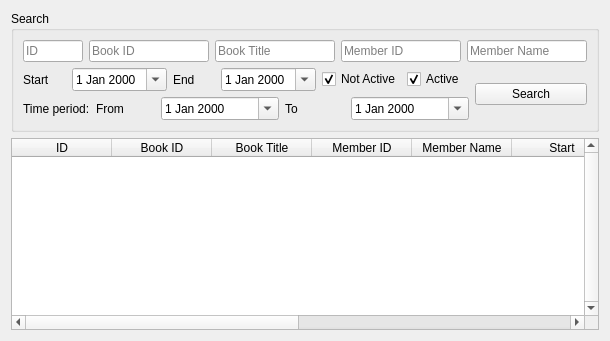
              <widget class="QWidget" name="borrows_browse_tab">
               <attribute name="title">
                <string>Browse Borrows</string>
               </attribute>
               <layout class="QVBoxLayout" name="verticalLayout_18">
                <item>
                 <widget class="QGroupBox" name="groupBox_3">
                  <property name="title">
                   <string>Search</string>
                  </property>
                  <layout class="QVBoxLayout" name="verticalLayout_17">
                   <item>
                    <layout class="QHBoxLayout" name="horizontalLayout_17" stretch="1,2,2,2,2">
                     <item>
                      <widget class="QLineEdit" name="borrow_search_id">
                       <property name="inputMethodHints">
                        <set>Qt::ImhDigitsOnly</set>
                       </property>
                       <property name="placeholderText">
                        <string>ID</string>
                       </property>
                      </widget>
                     </item>
                     <item>
                      <widget class="QLineEdit" name="borrow_search_book_id">
                       <property name="placeholderText">
                        <string>Book ID</string>
                       </property>
                      </widget>
                     </item>
                     <item>
                      <widget class="QLineEdit" name="borrow_search_book_title">
                       <property name="placeholderText">
                        <string>Book Title</string>
                       </property>
                      </widget>
                     </item>
                     <item>
                      <widget class="QLineEdit" name="borrow_search_member_id">
                       <property name="inputMethodHints">
                        <set>Qt::ImhNone</set>
                       </property>
                       <property name="placeholderText">
                        <string>Member ID</string>
                       </property>
                      </widget>
                     </item>
                     <item>
                      <widget class="QLineEdit" name="borrow_search_member_name">
                       <property name="inputMethodHints">
                        <set>Qt::ImhNone</set>
                       </property>
                       <property name="placeholderText">
                        <string>Member Name</string>
                       </property>
                      </widget>
                     </item>
                    </layout>
                   </item>
                   <item>
                    <layout class="QHBoxLayout" name="horizontalLayout_18" stretch="4,1">
                     <item>
                      <layout class="QVBoxLayout" name="verticalLayout_16">
                       <item>
                        <layout class="QHBoxLayout" name="horizontalLayout_16" stretch="2,1">
                         <item>
                          <layout class="QHBoxLayout" name="horizontalLayout_13" stretch="1,2,1,2">
                           <item>
                            <widget class="QLabel" name="label_3">
                             <property name="text">
                              <string>Start</string>
                             </property>
                            </widget>
                           </item>
                           <item>
                            <widget class="QDateEdit" name="borrow_search_start">
                             <property name="calendarPopup">
                              <bool>true</bool>
                             </property>
                            </widget>
                           </item>
                           <item>
                            <widget class="QLabel" name="label_4">
                             <property name="text">
                              <string>End</string>
                             </property>
                            </widget>
                           </item>
                           <item>
                            <widget class="QDateEdit" name="borrow_search_end">
                             <property name="calendarPopup">
                              <bool>true</bool>
                             </property>
                            </widget>
                           </item>
                          </layout>
                         </item>
                         <item>
                          <layout class="QHBoxLayout" name="horizontalLayout_15">
                           <item>
                            <widget class="QCheckBox" name="borrow_search_not_active">
                             <property name="text">
                              <string>Not Active</string>
                             </property>
                             <property name="checked">
                              <bool>true</bool>
                             </property>
                            </widget>
                           </item>
                           <item>
                            <widget class="QCheckBox" name="borrow_search_active">
                             <property name="text">
                              <string>Active</string>
                             </property>
                             <property name="checked">
                              <bool>true</bool>
                             </property>
                            </widget>
                           </item>
                          </layout>
                         </item>
                        </layout>
                       </item>
                       <item>
                        <layout class="QHBoxLayout" name="horizontalLayout_14" stretch="1,1,2,1,2">
                         <item>
                          <widget class="QLabel" name="label_11">
                           <property name="text">
                            <string>Time period:</string>
                           </property>
                          </widget>
                         </item>
                         <item>
                          <widget class="QLabel" name="label_6">
                           <property name="text">
                            <string>From</string>
                           </property>
                          </widget>
                         </item>
                         <item>
                          <widget class="QDateEdit" name="borrow_search_from">
                           <property name="calendarPopup">
                            <bool>true</bool>
                           </property>
                          </widget>
                         </item>
                         <item>
                          <widget class="QLabel" name="label_5">
                           <property name="text">
                            <string>To</string>
                           </property>
                          </widget>
                         </item>
                         <item>
                          <widget class="QDateEdit" name="borrow_search_to">
                           <property name="calendarPopup">
                            <bool>true</bool>
                           </property>
                          </widget>
                         </item>
                        </layout>
                       </item>
                      </layout>
                     </item>
                     <item>
                      <widget class="QPushButton" name="borrow_search_btn">
                       <property name="text">
                        <string>Search</string>
                       </property>
                       <property name="autoDefault">
                        <bool>true</bool>
                       </property>
                      </widget>
                     </item>
                    </layout>
                   </item>
                  </layout>
                 </widget>
                </item>
                <item>
                 <widget class="QTableWidget" name="borrows_table">
                  <property name="verticalScrollBarPolicy">
                   <enum>Qt::ScrollBarAlwaysOn</enum>
                  </property>
                  <property name="selectionMode">
                   <enum>QAbstractItemView::SingleSelection</enum>
                  </property>
                  <property name="selectionBehavior">
                   <enum>QAbstractItemView::SelectRows</enum>
                  </property>
                  <property name="verticalScrollMode">
                   <enum>QAbstractItemView::ScrollPerItem</enum>
                  </property>
                  <column>
                   <property name="text">
                    <string>ID</string>
                   </property>
                  </column>
                  <column>
                   <property name="text">
                    <string>Book ID</string>
                   </property>
                  </column>
                  <column>
                   <property name="text">
                    <string>Book Title</string>
                   </property>
                  </column>
                  <column>
                   <property name="text">
                    <string>Member ID</string>
                   </property>
                  </column>
                  <column>
                   <property name="text">
                    <string>Member Name</string>
                   </property>
                  </column>
                  <column>
                   <property name="text">
                    <string>Start</string>
                   </property>
                  </column>
                  <column>
                   <property name="text">
                    <string>End</string>
                   </property>
                  </column>
                  <column>
                   <property name="text">
                    <string>Active</string>
                   </property>
                  </column>
                  <column>
                   <property name="text">
                    <string>Created By</string>
                   </property>
                  </column>
                  <column>
                   <property name="text">
                    <string>Updated By</string>
                   </property>
                  </column>
                 </widget>
                </item>
               </layout>
              </widget>
